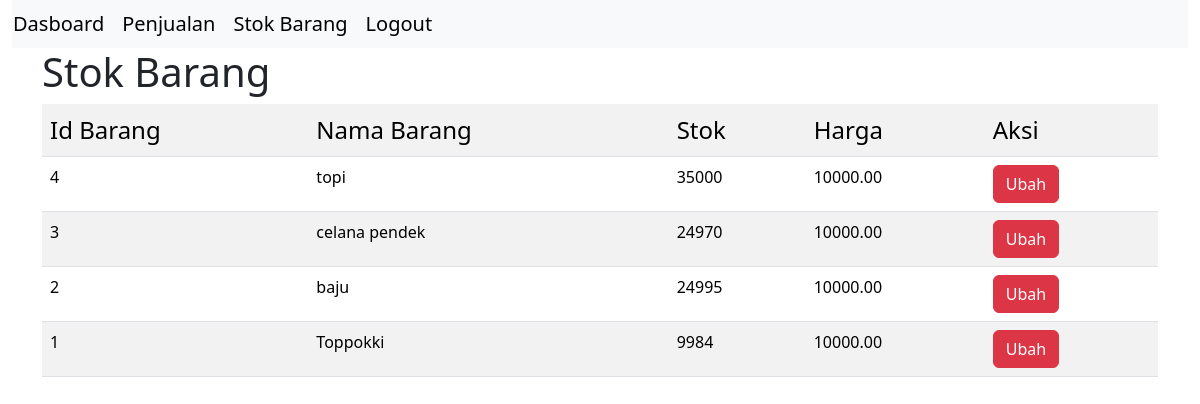
The page /petugas/v_stok_barang.php (signed in) on the database its author committed.
### tables this page shows
CREATE TABLE `tb_barang` (
  `id_barang` int(11) NOT NULL,
  `nama_barang` varchar(255) NOT NULL,
  `stok_barang` int(11) NOT NULL,
  `harga_barang` decimal(10,2) NOT NULL
);

### petugas/v_stok_barang.php (the view, shortened to what this page needs)
<!DOCTYPE html>
<html lang="en">
<head>
  <link rel="stylesheet" href="../css/bootstrap.min.css">
</head>
<body>
  <?php include "navbar.php" ?>
  <div class="container">
  <h1>Stok Barang</h1>
  <table class="table table-striped">
    <tr>
      <td class="fs-4">Id Barang</td>
      <td class="fs-4">Nama Barang</td>
      <td class="fs-4">Stok</td>
      <td class="fs-4">Harga</td>
      <td class="fs-4" colspan="2">Aksi</td>
    </tr>
    <?php
    include "../config.php";
    $sql = mysqli_query($koneksi, 'SELECT * FROM tb_barang ORDER BY id_barang DESC');
    foreach ($sql as $barang) {
    ?>
      <tr>
        <td><?= $barang['id_barang'] ?> </td>
        <td><?= $barang['nama_barang'] ?></td>
        <td><?= $barang['stok_barang'] ?></td>
        <td><?= $barang['harga_barang'] ?></td>
        <td><a href="v_ubah_barang.php?id_barang=<?= $barang['id_barang'] ?>" class="btn btn-danger" >Ubah</a></td>
      </tr>
    <?php } ?>
  </table>
  </div>
</body>
</html>

### petugas/navbar.php (shortened to what this page needs)
<!DOCTYPE html>
<html lang="en">
<head>
  <link rel="stylesheet" href="../css/bootstrap.min.css">
</head>
<body>
<div class="container-fluid">
  <table class="navbar navbar-expand-lg bg-body-tertiary">
    <tr>
      <td><a href="index.php" class="navbar-brand">Dasboard </a></td>
      <td><a href="v_penjualan.php" class="navbar-brand">Penjualan </a></td>
      <td><a href="v_stok_barang.php" class="navbar-brand">Stok Barang </a></td>
      <td><a href="logout.php" class="navbar-brand">Logout </a></td>
    </tr>
  </table>
</div>
</body>
</html>

### rows shown on the page
tb_barang: id_barang "4", nama_barang "topi", stok_barang "35000", harga_barang "10000.00"
tb_barang: id_barang "3", nama_barang "celana pendek", stok_barang "24970", harga_barang "10000.00"
tb_barang: id_barang "2", nama_barang "baju", stok_barang "24995", harga_barang "10000.00"
tb_barang: id_barang "1", nama_barang "Toppokki", stok_barang "9984", harga_barang "10000.00"
